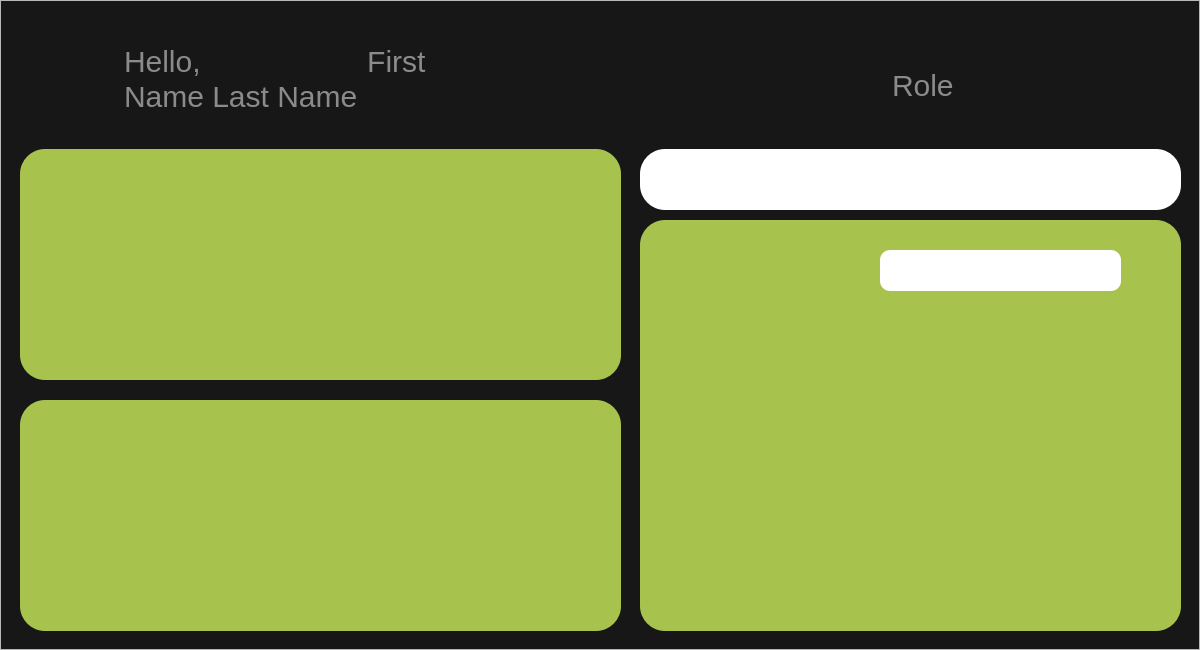
<?xml version="1.0" encoding="UTF-8"?>
<ui version="4.0">
 <class>accident</class>
 <widget class="QDialog" name="accident">
  <property name="geometry">
   <rect>
    <x>0</x>
    <y>0</y>
    <width>1200</width>
    <height>650</height>
   </rect>
  </property>
  <property name="windowTitle">
   <string>accident Manager</string>
  </property>
  <property name="styleSheet">
   <string notr="true">#accident{
background-color:#171717;

}

*{font: &quot;Helvetica&quot; bold;
}
#helloBar{
border: none;
background-color:#171717;
font-size:30px;
color:white;


}

#role{
font-size:30px;
background-color:#171717;
color:white;
border:none;
}


#readBox{
border:none;
background-color:#A7C34E;
border-radius:25px;

}

#searchBar{
background-color:white;

}
</string>
  </property>
  <widget class="QFrame" name="frame">
   <property name="geometry">
    <rect>
     <x>0</x>
     <y>0</y>
     <width>1200</width>
     <height>650</height>
    </rect>
   </property>
   <property name="styleSheet">
    <string notr="true">#featureBar{
background-color:white;
border-radius:25px;
}
#addFeature{
background-color:#A7C34E;
border-radius:25px;
}

#stats{
background-color:#A7C34E;
border-radius:25px;
}</string>
   </property>
   <property name="frameShape">
    <enum>QFrame::StyledPanel</enum>
   </property>
   <property name="frameShadow">
    <enum>QFrame::Raised</enum>
   </property>
   <widget class="QLabel" name="logo">
    <property name="geometry">
     <rect>
      <x>10</x>
      <y>30</y>
      <width>111</width>
      <height>101</height>
     </rect>
    </property>
    <property name="text">
     <string/>
    </property>
    <property name="pixmap">
     <pixmap>../Resources/Logo/icon ripple.png</pixmap>
    </property>
    <property name="scaledContents">
     <bool>true</bool>
    </property>
   </widget>
   <widget class="QLineEdit" name="role">
    <property name="geometry">
     <rect>
      <x>890</x>
      <y>40</y>
      <width>281</width>
      <height>91</height>
     </rect>
    </property>
    <property name="cursor">
     <cursorShape>ArrowCursor</cursorShape>
    </property>
    <property name="readOnly">
     <bool>true</bool>
    </property>
    <property name="placeholderText">
     <string>Role</string>
    </property>
   </widget>
   <widget class="QTextEdit" name="helloBar">
    <property name="geometry">
     <rect>
      <x>120</x>
      <y>40</y>
      <width>311</width>
      <height>91</height>
     </rect>
    </property>
    <property name="textInteractionFlags">
     <set>Qt::NoTextInteraction</set>
    </property>
    <property name="placeholderText">
     <string>Hello,                    First Name Last Name</string>
    </property>
   </widget>
   <widget class="QListWidget" name="readBox">
    <property name="geometry">
     <rect>
      <x>640</x>
      <y>220</y>
      <width>541</width>
      <height>411</height>
     </rect>
    </property>
   </widget>
   <widget class="QLineEdit" name="searchBar">
    <property name="geometry">
     <rect>
      <x>880</x>
      <y>250</y>
      <width>241</width>
      <height>41</height>
     </rect>
    </property>
    <property name="styleSheet">
     <string notr="true">#searchBar{
border-radius:10px;
}</string>
    </property>
    <property name="clearButtonEnabled">
     <bool>true</bool>
    </property>
   </widget>
   <widget class="QFrame" name="featureBar">
    <property name="geometry">
     <rect>
      <x>640</x>
      <y>149</y>
      <width>541</width>
      <height>61</height>
     </rect>
    </property>
    <property name="styleSheet">
     <string notr="true"/>
    </property>
    <property name="frameShape">
     <enum>QFrame::StyledPanel</enum>
    </property>
    <property name="frameShadow">
     <enum>QFrame::Raised</enum>
    </property>
   </widget>
   <widget class="QFrame" name="stats">
    <property name="geometry">
     <rect>
      <x>20</x>
      <y>400</y>
      <width>601</width>
      <height>231</height>
     </rect>
    </property>
    <property name="frameShape">
     <enum>QFrame::StyledPanel</enum>
    </property>
    <property name="frameShadow">
     <enum>QFrame::Raised</enum>
    </property>
   </widget>
   <widget class="QFrame" name="addFeature">
    <property name="geometry">
     <rect>
      <x>20</x>
      <y>149</y>
      <width>601</width>
      <height>231</height>
     </rect>
    </property>
    <property name="frameShape">
     <enum>QFrame::StyledPanel</enum>
    </property>
    <property name="frameShadow">
     <enum>QFrame::Raised</enum>
    </property>
   </widget>
  </widget>
 </widget>
 <resources/>
 <connections/>
</ui>
